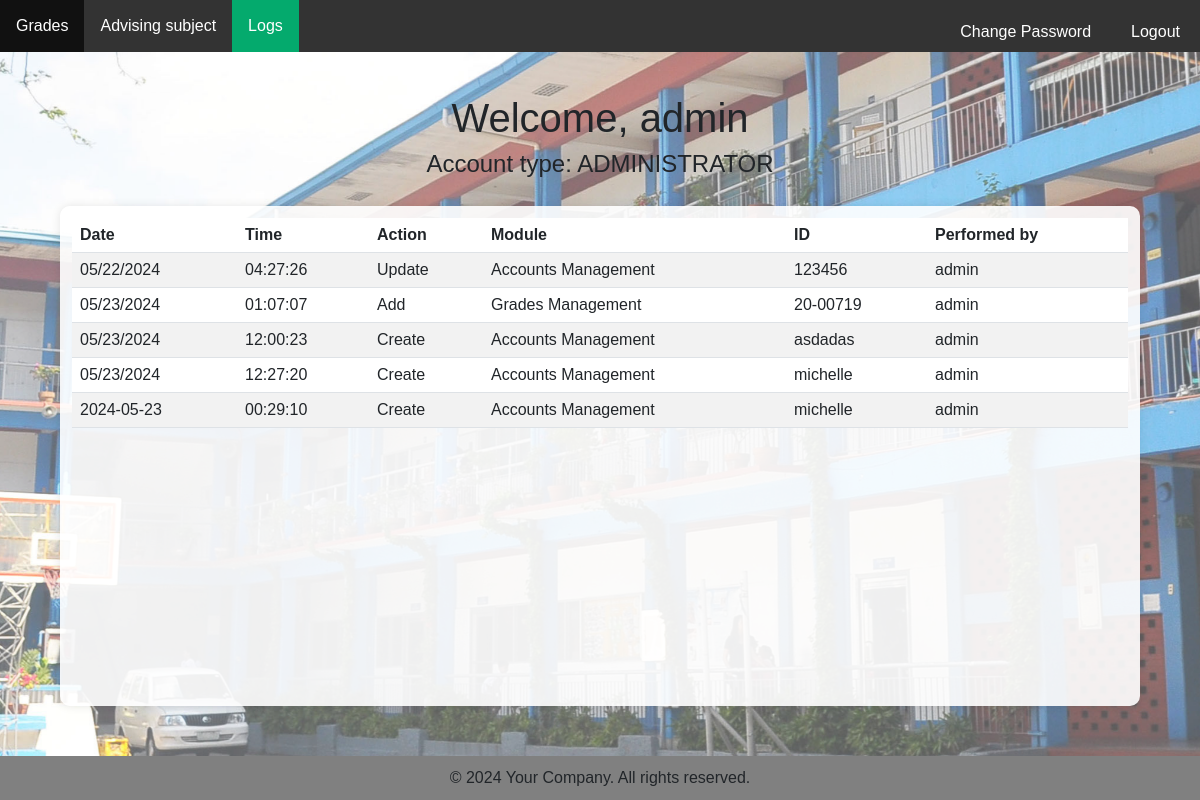
/logsstudent.php (signed in), run on the app's committed database.
### tables this page shows
CREATE TABLE `tbllogs` (
  `datelog` varchar(50) NOT NULL,
  `timelog` varchar(50) NOT NULL,
  `action` varchar(50) NOT NULL,
  `module` varchar(50) NOT NULL,
  `ID` varchar(255) NOT NULL,
  `performedby` varchar(50) NOT NULL
);

### logsstudent.php (the view, shortened to what this page needs)
<?php
    if(isset($_SESSION['usertype'])) {
        echo "<h1>Welcome, " . $_SESSION['username'] . "</h1>";
        echo "<h4>Account type: " . $_SESSION['usertype'] . "</h4>";
    }
    else {
        header("location: login.php");
        exit;
    }
?>
<!DOCTYPE html>
<html>
<head>
    <link href="https://cdn.jsdelivr.net/npm/bootstrap@5.3.0-alpha1/dist/css/bootstrap.min.css" rel="stylesheet">
</head>
<body>
<ul>
        <li><a href="gradesstudent.php">Grades</a></li>
        <li><a href="advisingstudent.php">Advising subject</a></li>
        <li><a class="active" href="logs.php">Logs</a></li>
        <li class="right"><a href="login.php" id="logout" class="nav-button">Logout</a></li>
        <li class="right">
    <button id="changePasswordButton" class="nav-button changepass" value="<?php echo $_SESSION['username']; ?>">
        Change Password
    </button>
</li>
    </ul>
    <div class="containers">
    <div class="table-con">
        <?php
        function buildTable($result) {
            if(mysqli_num_rows($result) > 0) {
                echo "<div class='table-responsive'>";
                echo "<table class='table table-striped'>";
                echo "<thead class='thead-dark'>";
                echo "<tr>";
                echo "<th>Date</th><th>Time</th><th>Action</th><th>Module</th><th>ID</th><th>Performed by</th>";
                echo "</thead>";
                echo "<tbody>";
                while($row = mysqli_fetch_array($result)) {
                    echo "<tr>";
                    echo "<td>". $row['datelog']. "</td>";
                    echo "<td>". $row['timelog']. "</td>";
                    echo "<td>". $row['action']. "</td>";
                    echo "<td>". $row['module']. "</td>";
                    echo "<td>". $row['ID']. "</td>";
                    echo "<td>". $row['performedby']. "</td>";
                    echo "</tr>";
                }
                echo "</tbody>";
                echo "</table>";
                echo "</div>";
            } else {
                echo "<h3><br><br><br>No record/s found!</h3>";
            }
        }
        require_once "config.php";
        $sql =  "SELECT * FROM tbllogs ORDER BY datelog, timelog, action, module, ID, performedby";
        if($stmt = mysqli_prepare($link, $sql)) {
            if(mysqli_stmt_execute($stmt)) {
                $result = mysqli_stmt_get_result($stmt);
                buildTable($result);
            }
        } else {
            echo "Error on logs load";
        }
        ?>
    </div>
</div>
</body>
</html>
    <footer>
    &copy; 2024 Your Company. All rights reserved.
</footer>
</body>
</html>

### logsstudent.php (style rules this page uses)
body { display: flex; flex-direction: column; justify-content: center; align-items: center; min-height: 100vh; margin: 0; font-family: Arial, sans-serif; position: relative; overflow: hidden; }
body::before { content: ""; position: absolute; top: 0; left: 0; width: 100%; height: 100%; background: url('aubg2.jpg') no-repeat center center fixed; background-size: cover; opacity: 0.7; z-index: -1; }
.containers { background-color: rgba(255, 255, 255, 0.9); padding: 12px; box-shadow: 0 0 10px rgba(0, 0, 0, 0.1); border-radius: 10px; width: 90%; max-width: 1200px; margin-top: 20px; height: 500px; overflow-y: auto; }
ul { list-style-type: none; margin: 0; padding: 0; overflow: hidden; background-color: #333; position: fixed; width: 100%; top: 0; }
li { float: left; }
.right { float: right; }
li a { display: block; color: white; text-align: center; padding: 14px 16px; text-decoration: none; }
.active { background-color: #04AA6D; }
footer { text-align: center; padding: 10px; background-color: gray; width: 100%; position: fixed; bottom: 0; z-index: 1; }
.nav-button { background-color: #333; border: none; color: white; padding: 5px 20px; text-align: center; text-decoration: none; display: inline-block; font-size: 16px; margin-top: 15px; cursor: pointer; }

### data on the page
tbllogs: datelog "05/22/2024", timelog "04:27:26", action "Update", module "Accounts Management", ID "123456", performedby "admin"
tbllogs: datelog "05/23/2024", timelog "01:07:07", action "Add", module "Grades Management", ID "20-00719", performedby "admin"
tbllogs: datelog "05/23/2024", timelog "12:00:23", action "Create", module "Accounts Management", ID "asdadas", performedby "admin"
tbllogs: datelog "05/23/2024", timelog "12:27:20", action "Create", module "Accounts Management", ID "michelle", performedby "admin"
tbllogs: datelog "2024-05-23", timelog "00:29:10", action "Create", module "Accounts Management", ID "michelle", performedby "admin"

### other printed values
$_SESSION['username'] "admin"
$_SESSION['usertype'] "ADMINISTRATOR"
